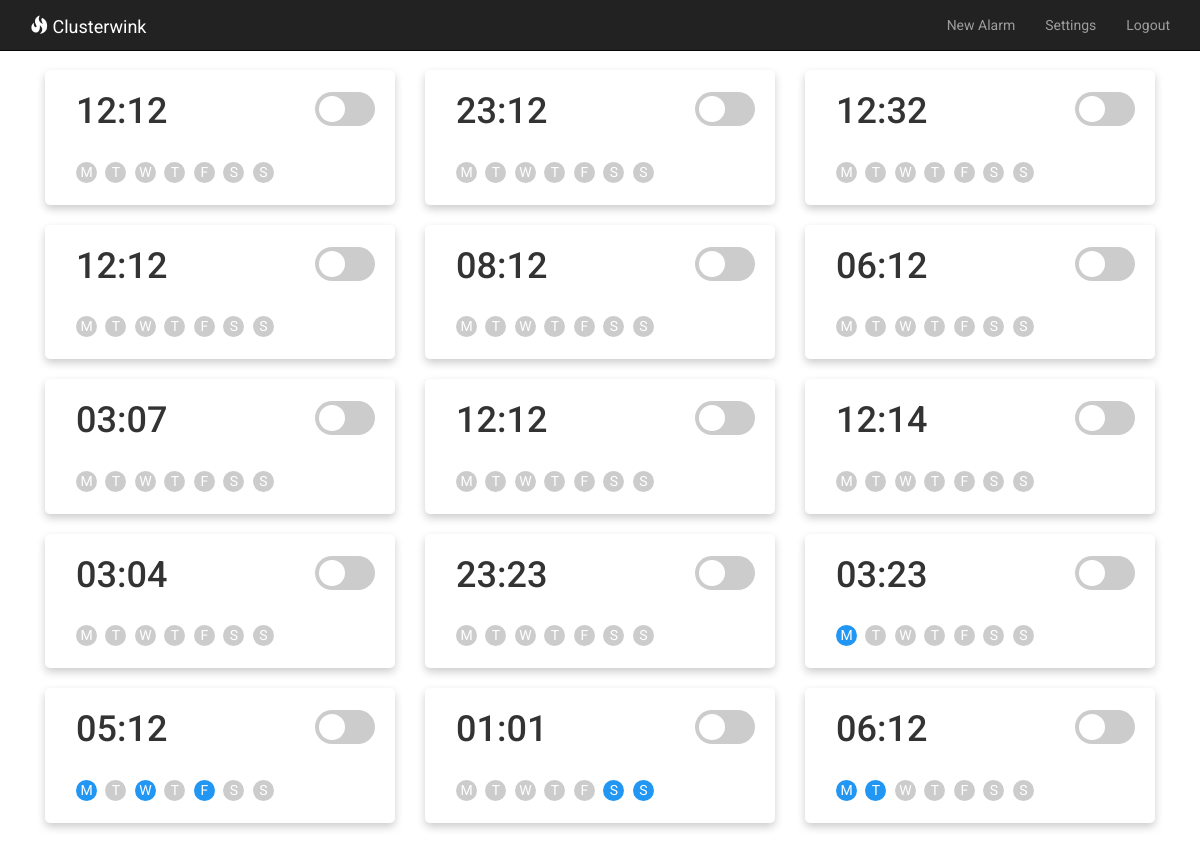
Before: /index (signed in) with the older database file.
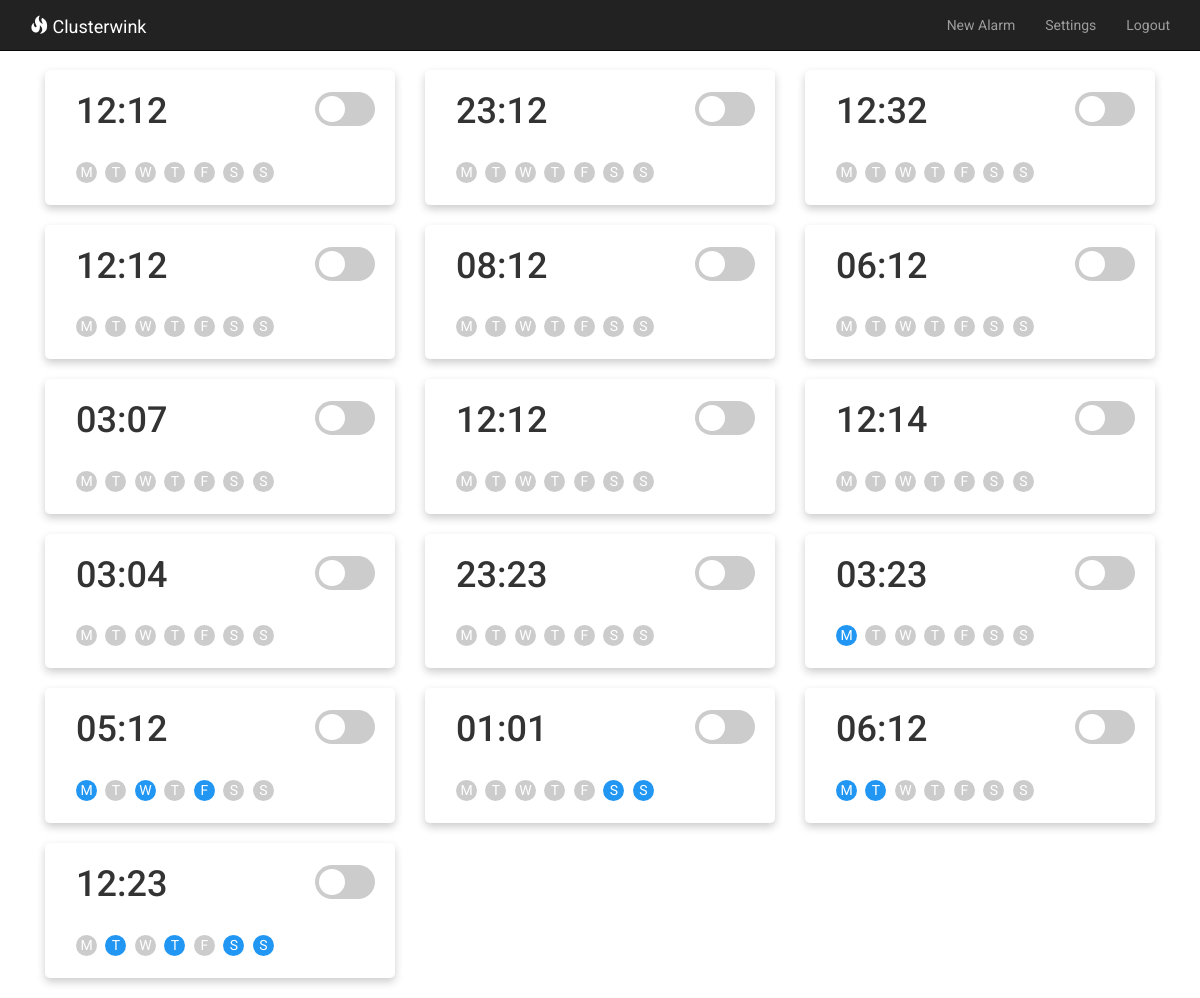
After: the same page with the newer database file.
### app/models.py (models this page shows, shortened)
class Alarm(db.Model):
	id = db.Column(db.Integer, primary_key=True)
	hour = db.Column(db.Integer, index=True)
	minute = db.Column(db.Integer, index=True)
	repeat = db.Column(db.String(64))
	label = db.Column(db.String(64))
	duration = db.Column(db.Integer)
	monday = db.Column(db.Boolean)
	tuesday = db.Column(db.Boolean)
	wednesday = db.Column(db.Boolean)
	thursday = db.Column(db.Boolean)
	friday = db.Column(db.Boolean)
	saturday = db.Column(db.Boolean)
	sunday = db.Column(db.Boolean)

### app/routes.py (the view)
@app.route('/')
@app.route('/index')
@login_required
def index():
	user = {'username': 'Lenny'}
	posts = [
		{
			'author': {'username': 'John'},
			'body': 'Beautiful day in Portland!'
		},
		{
			'author': {'username': 'Susan'},
			'body': 'The Avengers movie was so cool!'
		}
	]
	alarms = Alarm.query.all()
	return render_template('index.html', title='Home', posts=posts, alarms=alarms)

### app/models.py (called while the page is built)
@login.user_loader
def load_user(id):
	return User.query.get(int(id))

### app/templates/index.html (shortened to what this page needs)
{% extends "base.html" %}
{% block app_content %}
	{% for alarm in alarms %}
		<div class="col-lg-4 col-sm-6 ">
			<div class="card">
				<div class="card-body">
					<div data-toggle="collapse" data-target="#card_{{ alarm.id }}" class="col-xs-8 col-sm-9">
						<h1 >{{ "%02d" % alarm.hour }}:{{ "%02d" % alarm.minute }}</h1>
					</div>
					<div class="col-xs-4 col-sm-3" align="right">
						<label class="switch">
							<span class="slider round"></span>
						</label>
					</div>
					<div class="col-xs-12 day-bar">
						{% if alarm.monday is sameas true %} <div class="day on">M</div>{% else %} <div class="day off">M</div>{% endif %}
						{% if alarm.tuesday is sameas True %} <div class="day on">T</div>{% else %} <div class="day off">T</div>{% endif %}
						{% if alarm.wednesday is sameas True %} <div class="day on">W</div>{% else %} <div class="day off">W</div>{% endif %}
						{% if alarm.thursday is sameas True %} <div class="day on">T</div>{% else %} <div class="day off">T</div>{% endif %}
						{% if alarm.friday is sameas True %} <div class="day on">F</div>{% else %} <div class="day off">F</div>{% endif %}
						{% if alarm.saturday is sameas True %} <div class="day on">S</div>{% else %} <div class="day off">S</div>{% endif %}
						{% if alarm.sunday is sameas True %} <div class="day on">S</div>{% else %} <div class="day off">S</div>{% endif %}
					</div>
				</div>
			</div>
		</div>
	{% endfor %}
{% endblock %}

### app/templates/base.html (shortened to what this page needs)
{% extends 'bootstrap/base.html' %}
{% block styles %}
	{{super()}}
	<link rel=stylesheet href="{{ url_for('static', filename='style.css') }}">
{% endblock %}
{% block navbar %}
	<nav class="navbar navbar-inverse navbar-fixed-top">
		<div class="container">
			<div class="navbar-header">
				<a class="navbar-brand" href="{{ url_for('index') }}"><span class="glyphicon glyphicon-fire"></span> Clusterwink</a>
			</div>
			<div class="collapse navbar-collapse" id="bs-example-navbar-collapse-1">
				<ul class="nav navbar-nav navbar-right">
					{% if current_user.is_anonymous %}
					<li><a href="{{ url_for('login') }}">Login</a></li>
					{% else %}
					<li><a href="{{ url_for('new') }}">New Alarm</a></li>
					<li><a href="{{ url_for('settings') }}">Settings</a></li>
					<li><a href="{{ url_for('logout') }}">Logout</a></li>
					{% endif %}
				</ul>
			</div>
		</div>
	</nav>
{% endblock %}
{% block content %}
	<div class="container">
			{% block app_content %}{% endblock %}
	</div>
{% endblock %}

### app/static/style.css (style rules this page uses)
body { padding-top: 70px; font-family: 'Roboto', sans-serif; }
.navbar { border-radius: 0; }
.card { position: relative; display: flex; flex-direction: column; min-width: 0; word-wrap: break-word; background-color: white; background-clip: border-box; box-shadow: 0 4px 8px 0 rgba(0,0,0,0.2); transition: 0.3s; margin-bottom: 20px; border-radius: 5px; }
.card-body { padding: 2px 16px; }
.day { border-radius: 100%; text-align: center; width: 1.5em; height: 1.5em; display: inline-block; margin-right: 5px; color: white; margin-top: 20px; margin-bottom: 20px; }
.on { background-color: #2196F3; }
.off { background-color: #ccc }
.navbar-inverse .navbar-brand { color: white; }
.switch { position: relative; display: inline-block; min-width: 60px; min-height: 34px; margin-top: 20px; max-height: 54px; }
.slider { position: absolute; cursor: pointer; top: 0; left: 0; right: 0; bottom: 0; background-color: #ccc; -webkit-transition: .4s; transition: .4s; }
.slider:before { position: absolute; content: ""; height: 26px; width: 26px; left: 4px; bottom: 4px; background-color: white; -webkit-transition: .4s; transition: .4s; }
.slider.round { border-radius: 34px; }
.slider.round:before { border-radius: 50%; }

Changed rows visible on the page:
added Alarm: hour "12", minute "23", monday "M", tuesday "T", wednesday "W", thursday "T", friday "F", saturday "S", sunday "S"
